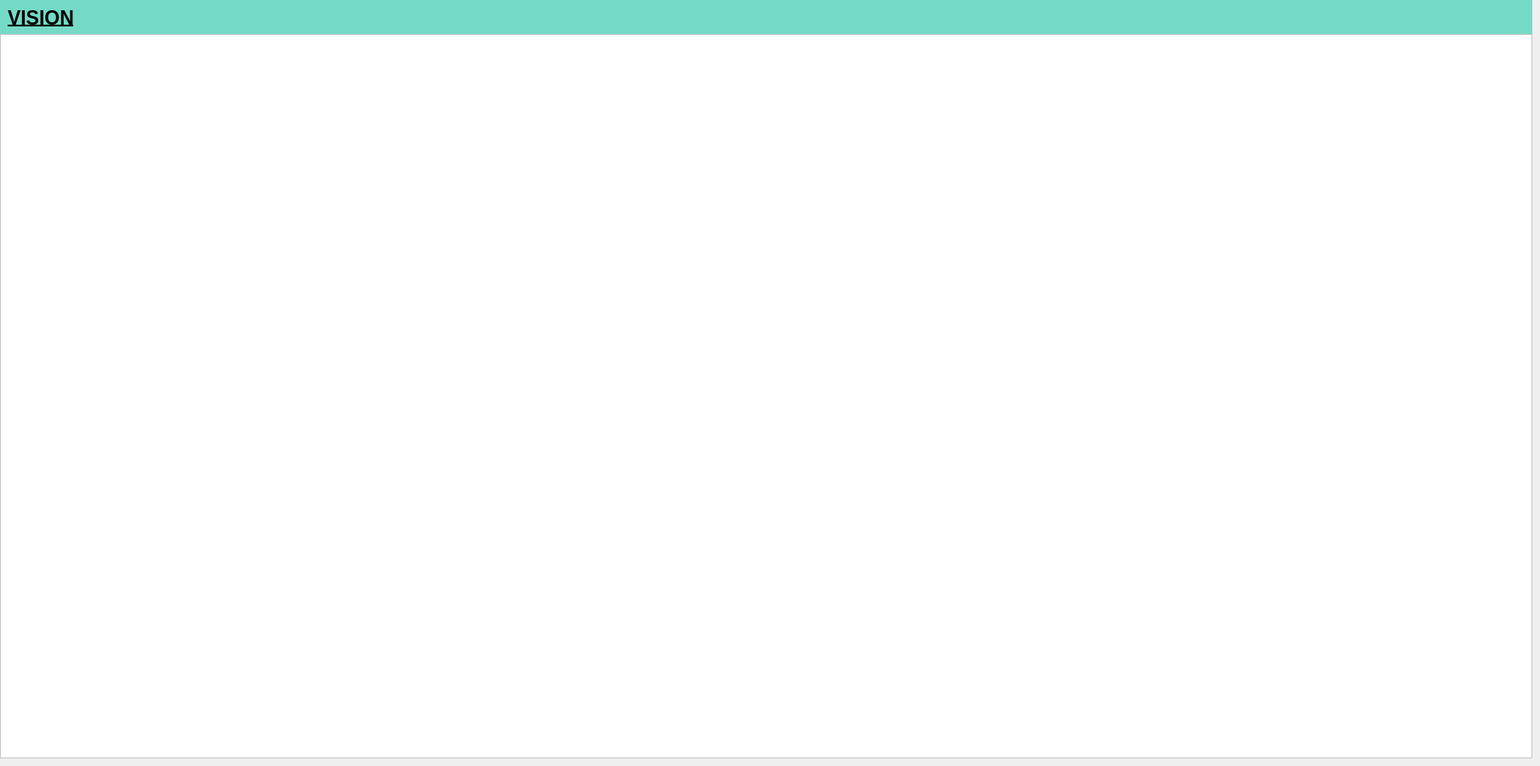
           <widget class="QWidget" name="vision_page">
            <widget class="QFrame" name="title_frame_9">
             <property name="geometry">
              <rect>
               <x>0</x>
               <y>0</y>
               <width>1801</width>
               <height>41</height>
              </rect>
             </property>
             <property name="styleSheet">
              <string notr="true">background-color:rgb(116, 218, 198)</string>
             </property>
             <property name="frameShape">
              <enum>QFrame::NoFrame</enum>
             </property>
             <property name="frameShadow">
              <enum>QFrame::Plain</enum>
             </property>
             <property name="lineWidth">
              <number>0</number>
             </property>
             <layout class="QHBoxLayout" name="horizontalLayout_11">
              <item>
               <widget class="QLabel" name="label_38">
                <property name="font">
                 <font>
                  <pointsize>17</pointsize>
                  <bold>true</bold>
                  <underline>true</underline>
                 </font>
                </property>
                <property name="text">
                 <string>VISION</string>
                </property>
               </widget>
              </item>
             </layout>
            </widget>
            <widget class="QFrame" name="frame_19">
             <property name="geometry">
              <rect>
               <x>0</x>
               <y>40</y>
               <width>1801</width>
               <height>851</height>
              </rect>
             </property>
             <property name="styleSheet">
              <string notr="true">background-color: rgb(255, 255, 255);</string>
             </property>
             <property name="frameShape">
              <enum>QFrame::StyledPanel</enum>
             </property>
             <property name="frameShadow">
              <enum>QFrame::Raised</enum>
             </property>
            </widget>
           </widget>
